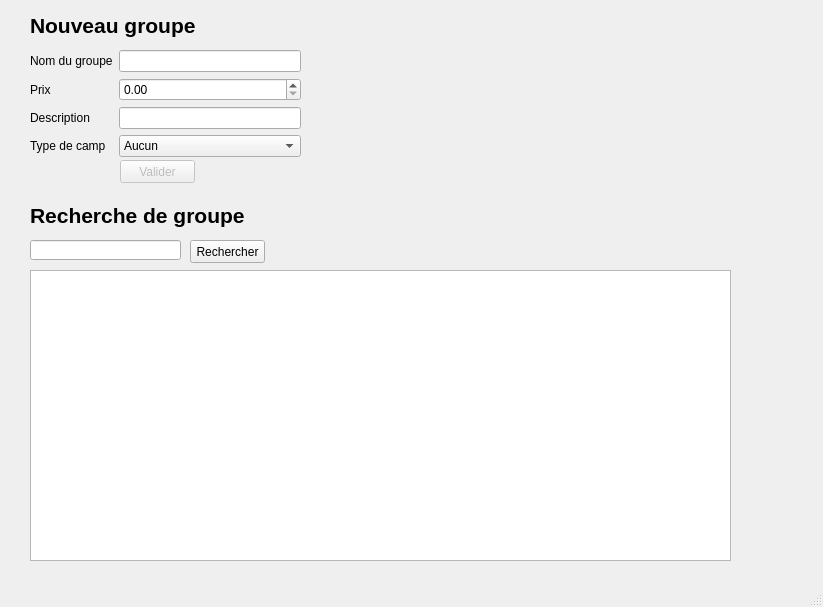
<?xml version="1.0" encoding="UTF-8"?>
<ui version="4.0">
 <class>gestiongroupe</class>
 <widget class="QMainWindow" name="gestiongroupe">
  <property name="geometry">
   <rect>
    <x>0</x>
    <y>0</y>
    <width>823</width>
    <height>607</height>
   </rect>
  </property>
  <property name="windowTitle">
   <string>MainWindow</string>
  </property>
  <widget class="QWidget" name="centralwidget">
   <widget class="QWidget" name="formLayoutWidget_8">
    <property name="geometry">
     <rect>
      <x>30</x>
      <y>50</y>
      <width>271</width>
      <height>119</height>
     </rect>
    </property>
    <layout class="QFormLayout" name="formLayout_8">
     <item row="1" column="0">
      <widget class="QLabel" name="label_48">
       <property name="text">
        <string>Nom du groupe</string>
       </property>
      </widget>
     </item>
     <item row="2" column="0">
      <widget class="QLabel" name="label_49">
       <property name="text">
        <string>Prix</string>
       </property>
      </widget>
     </item>
     <item row="3" column="0">
      <widget class="QLabel" name="label_50">
       <property name="text">
        <string>Description</string>
       </property>
      </widget>
     </item>
     <item row="1" column="1">
      <widget class="QLineEdit" name="groupeNomEdit">
       <property name="maxLength">
        <number>15</number>
       </property>
      </widget>
     </item>
     <item row="3" column="1">
      <widget class="QLineEdit" name="groupeDescritpionEdit">
       <property name="maxLength">
        <number>50</number>
       </property>
      </widget>
     </item>
     <item row="4" column="0">
      <widget class="QLabel" name="label_58">
       <property name="text">
        <string>Type de camp</string>
       </property>
      </widget>
     </item>
     <item row="4" column="1">
      <widget class="QComboBox" name="groupeTypeCampEdit">
       <item>
        <property name="text">
         <string>Aucun</string>
        </property>
       </item>
       <item>
        <property name="text">
         <string>Patinage artistique</string>
        </property>
       </item>
       <item>
        <property name="text">
         <string>Hockey</string>
        </property>
       </item>
       <item>
        <property name="text">
         <string>Powerskating</string>
        </property>
       </item>
      </widget>
     </item>
     <item row="2" column="1">
      <widget class="QDoubleSpinBox" name="groupePrixSpinBox">
       <property name="locale">
        <locale language="English" country="Canada"/>
       </property>
       <property name="maximum">
        <double>500.000000000000000</double>
       </property>
      </widget>
     </item>
    </layout>
   </widget>
   <widget class="QLabel" name="label_59">
    <property name="geometry">
     <rect>
      <x>30</x>
      <y>10</y>
      <width>211</width>
      <height>31</height>
     </rect>
    </property>
    <property name="font">
     <font>
      <pointsize>16</pointsize>
      <weight>75</weight>
      <bold>true</bold>
     </font>
    </property>
    <property name="text">
     <string>Nouveau groupe</string>
    </property>
   </widget>
   <widget class="QLabel" name="label_47">
    <property name="geometry">
     <rect>
      <x>30</x>
      <y>200</y>
      <width>321</width>
      <height>31</height>
     </rect>
    </property>
    <property name="font">
     <font>
      <pointsize>16</pointsize>
      <weight>75</weight>
      <bold>true</bold>
     </font>
    </property>
    <property name="text">
     <string>Recherche de groupe</string>
    </property>
   </widget>
   <widget class="QLineEdit" name="lineEdit_30">
    <property name="geometry">
     <rect>
      <x>30</x>
      <y>240</y>
      <width>151</width>
      <height>20</height>
     </rect>
    </property>
   </widget>
   <widget class="QPushButton" name="pushButton_11">
    <property name="geometry">
     <rect>
      <x>190</x>
      <y>240</y>
      <width>75</width>
      <height>23</height>
     </rect>
    </property>
    <property name="text">
     <string>Rechercher</string>
    </property>
   </widget>
   <widget class="QTableView" name="rechercheGroupetableView">
    <property name="geometry">
     <rect>
      <x>30</x>
      <y>270</y>
      <width>701</width>
      <height>291</height>
     </rect>
    </property>
   </widget>
   <widget class="QPushButton" name="ajouterGroupeButton">
    <property name="enabled">
     <bool>false</bool>
    </property>
    <property name="geometry">
     <rect>
      <x>120</x>
      <y>160</y>
      <width>75</width>
      <height>23</height>
     </rect>
    </property>
    <property name="text">
     <string>Valider</string>
    </property>
   </widget>
  </widget>
  <widget class="QMenuBar" name="menubar">
   <property name="geometry">
    <rect>
     <x>0</x>
     <y>0</y>
     <width>823</width>
     <height>21</height>
    </rect>
   </property>
  </widget>
  <widget class="QStatusBar" name="statusbar"/>
 </widget>
 <resources/>
 <connections/>
</ui>
